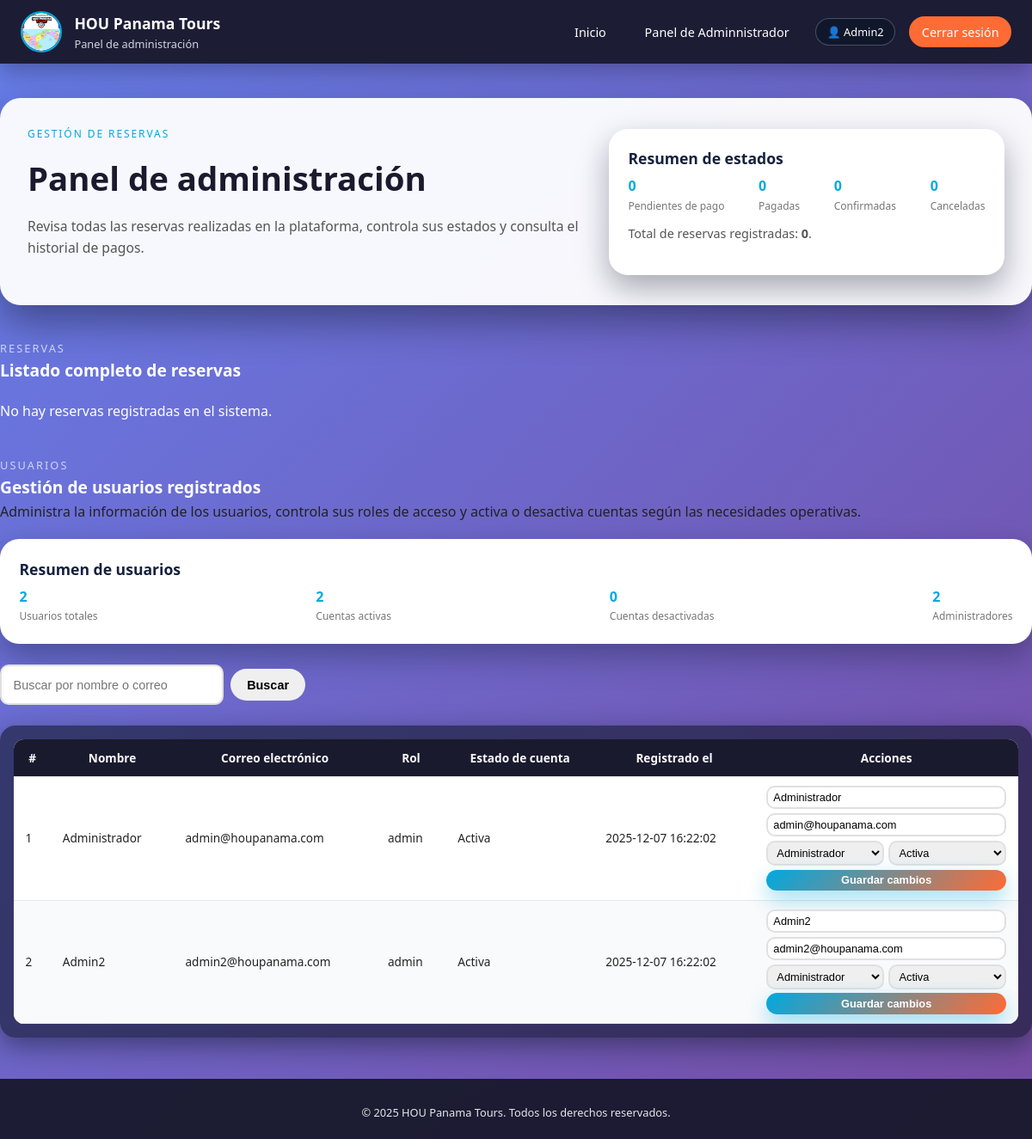
Page /admin.php (signed in) on the committed database.
### tables this page shows
CREATE TABLE usuarios (
  id INT AUTO_INCREMENT PRIMARY KEY,
  nombre VARCHAR(100) NOT NULL,
  email VARCHAR(120) NOT NULL UNIQUE,
  password_hash VARCHAR(255) NOT NULL,
  rol ENUM('usuario','admin') NOT NULL DEFAULT 'usuario',
  activo TINYINT(1) NOT NULL DEFAULT 1,
  creado_en DATETIME NOT NULL DEFAULT CURRENT_TIMESTAMP
);

### admin.php (the view, shortened to what this page needs)
<?php
require_once 'config.php';
$stmt = $pdo->prepare("SELECT id, nombre, email, rol FROM usuarios WHERE id = ?");
$stmt->execute([$_SESSION['user_id']]);
$usuario = $stmt->fetch(PDO::FETCH_ASSOC);
$stmt = $pdo->prepare("
    SELECT
        r.*,
        u.nombre  AS usuario_nombre,
        u.email   AS usuario_email,
        d.nombre  AS destino_nombre,
        d.provincia AS destino_provincia
    FROM reservas r
    INNER JOIN usuarios u ON r.id_usuario = u.id
    INNER JOIN destinos d ON r.id_destino = d.id
    ORDER BY r.creado_en DESC
");
$stmt->execute();
$reservas = $stmt->fetchAll(PDO::FETCH_ASSOC);
$resumen_estados = [
    'Pendiente de Pago' => 0,
    'Pagado'            => 0,
    'Confirmado'        => 0,
    'Cancelado'         => 0,
];
$buscar_usuario = trim($_GET['buscar_usuario'] ?? '');
$sql_usuarios = "SELECT id, nombre, email, rol, activo, creado_en FROM usuarios";
$params_usuarios = [];
$sql_usuarios .= " ORDER BY creado_en DESC";
$stmt_usuarios = $pdo->prepare($sql_usuarios);
$stmt_usuarios->execute($params_usuarios);
$usuarios = $stmt_usuarios->fetchAll(PDO::FETCH_ASSOC);
$resumen_usuarios = [
    'total'     => count($usuarios),
    'activos'   => 0,
    'inactivos' => 0,
    'admins'    => 0,
];
foreach ($usuarios as $u) {
    if ((int)$u['activo'] === 1) {
        $resumen_usuarios['activos']++;
    } else {
        $resumen_usuarios['inactivos']++;
    }
    if ($u['rol'] === 'admin') {
        $resumen_usuarios['admins']++;
    }
}
?>
<!DOCTYPE html>
<html lang="es">
<head>
    <link rel="stylesheet" href="css/style.css">
</head>
<body>
<header class="header">
    <div class="header-inner">
        <div class="brand" onclick="window.location.href='index.php'" style="cursor:pointer;">
            <div class="brand-logo">
                <img src="Imagenes/empresas_hou.jpg"
                alt="HOU Panama Tours"
                style="width:100%;height:100%;object-fit:cover;border-radius:50%;">
            </div>
            <div>
                <div class="brand-title">HOU Panama Tours</div>
                <div class="brand-subtitle">Panel de administración</div>
            </div>
        </div>
        <nav class="nav">
            <a href="index.php">Inicio</a>
            <a href="admin.php">Panel de Adminnistrador</a>
            <span class="user-pill"> 👤 <?php echo htmlspecialchars($usuario['nombre']); ?></span>
            <a href="index.php?logout=1" class="nav-cta">Cerrar sesión</a>
        </nav>
    </div>
</header>
<section class="hero">
    <div class="hero-grid">
        <div>
            <p class="hero-kicker">Gestión de reservas</p>
            <h1 class="hero-title">Panel de administración</h1>
            <p class="hero-subtitle">
                Revisa todas las reservas realizadas en la plataforma, controla sus estados
                y consulta el historial de pagos.
            </p>
        </div>
        <div>
            <div class="card">
                <div class="card-content">
                    <h3 class="card-title">Resumen de estados</h3>
                    <div class="card-stats">
                        <div>
                            <div class="stat-value"><?php echo (int)$resumen_estados['Pendiente de Pago']; ?></div>
                            <div class="stat-label">Pendientes de pago</div>
                        </div>
                        <div>
                            <div class="stat-value"><?php echo (int)$resumen_estados['Pagado']; ?></div>
                            <div class="stat-label">Pagadas</div>
                        </div>
                        <div>
                            <div class="stat-value"><?php echo (int)$resumen_estados['Confirmado']; ?></div>
                            <div class="stat-label">Confirmadas</div>
                        </div>
                        <div>
                            <div class="stat-value"><?php echo (int)$resumen_estados['Cancelado']; ?></div>
                            <div class="stat-label">Canceladas</div>
                        </div>
                    </div>
                    <p class="card-description" style="margin-top:0.7rem;">
                        Total de reservas registradas: <strong><?php echo count($reservas); ?></strong>.
                    </p>
                </div>
            </div>
        </div>
    </div>
</section>
<section class="section">
    <div class="section-header">
        <p class="section-kicker">Reservas</p>
        <h2 class="section-title">Listado completo de reservas</h2>
    </div>
    <?php if (empty($reservas)): ?>
        <p style="color:#fff;margin-top:0.5rem;">
            No hay reservas registradas en el sistema.
        </p>
    <?php endif; ?>
</section>
<section class="section">
    <div class="section-header">
        <p class="section-kicker">Usuarios</p>
        <h2 class="section-title">Gestión de usuarios registrados</h2>
        <p class="section-description">
            Administra la información de los usuarios, controla sus roles de acceso
            y activa o desactiva cuentas según las necesidades operativas.
        </p>
    </div>
    <div class="card" style="margin-bottom:1.5rem;">
        <div class="card-content">
            <h3 class="card-title">Resumen de usuarios</h3>
            <div class="card-stats">
                <div>
                    <div class="stat-value"><?php echo (int)$resumen_usuarios['total']; ?></div>
                    <div class="stat-label">Usuarios totales</div>
                </div>
                <div>
                    <div class="stat-value"><?php echo (int)$resumen_usuarios['activos']; ?></div>
                    <div class="stat-label">Cuentas activas</div>
                </div>
                <div>
                    <div class="stat-value"><?php echo (int)$resumen_usuarios['inactivos']; ?></div>
                    <div class="stat-label">Cuentas desactivadas</div>
                </div>
                <div>
                    <div class="stat-value"><?php echo (int)$resumen_usuarios['admins']; ?></div>
                    <div class="stat-label">Administradores</div>
                </div>
            </div>
        </div>
    </div>
    <form method="get" style="margin-bottom:1rem;display:flex;gap:0.5rem;align-items:center;flex-wrap:wrap;">
        <input
            type="text"
            name="buscar_usuario"
            value="<?php echo htmlspecialchars($buscar_usuario); ?>"
            placeholder="Buscar por nombre o correo"
            class="form-input"
            style="max-width:260px;"
        >
        <button type="submit" class="btn btn-secondary">Buscar</button>
    </form>
    <?php if (empty($usuarios)): ?>
        <p style="color:#fff;margin-top:0.5rem;">
            No hay usuarios registrados que coincidan con el criterio de búsqueda.
        </p>
    <?php else: ?>
        <div class="table-wrapper">
            <table class="table">
                <thead>
                    <tr>
                        <th>#</th>
                        <th>Nombre</th>
                        <th>Correo electrónico</th>
                        <th>Rol</th>
                        <th>Estado de cuenta</th>
                        <th>Registrado el</th>
                        <th>Acciones</th>
                    </tr>
                </thead>
                <tbody>
                <?php foreach ($usuarios as $u): ?>
                    <tr>
                        <td><?php echo (int)$u['id']; ?></td>
                        <td><?php echo htmlspecialchars($u['nombre']); ?></td>
                        <td><?php echo htmlspecialchars($u['email']); ?></td>
                        <td><?php echo htmlspecialchars($u['rol']); ?></td>
                        <td><?php echo (int)$u['activo'] === 1 ? 'Activa' : 'Desactivada'; ?></td>
                        <td><?php echo htmlspecialchars($u['creado_en']); ?></td>
                        <td>
                            <form method="post" style="display:flex;flex-direction:column;gap:0.3rem;min-width:220px;">
                                <input
                                    type="text"
                                    name="nombre"
                                    value="<?php echo htmlspecialchars($u['nombre']); ?>"
                                    class="form-input"
                                    style="padding:0.25rem 0.4rem;font-size:0.8rem;"
                                    placeholder="Nombre completo"
                                >
                                <input
                                    type="email"
                                    name="email"
                                    value="<?php echo htmlspecialchars($u['email']); ?>"
                                    class="form-input"
                                    style="padding:0.25rem 0.4rem;font-size:0.8rem;"
                                    placeholder="Correo electrónico"
                                >
                                <div style="display:flex;gap:0.3rem;">
                                    <select name="rol" class="form-input" style="padding:0.25rem 0.4rem;font-size:0.8rem;">
                                        <option value="admin" <?php echo $u['rol']==='admin'?'selected':''; ?>>Administrador</option>
                                    </select>
                                    <select name="activo" class="form-input" style="padding:0.25rem 0.4rem;font-size:0.8rem;">
                                        <option value="1" <?php echo (int)$u['activo']===1?'selected':''; ?>>Activa</option>
                                    </select>
                                </div>
                                <button type="submit" class="btn btn-primary" style="padding:0.3rem 0.6rem;font-size:0.8rem;">
                                    Guardar cambios
                                </button>
                            </form>
                        </td>
                    </tr>
                <?php endforeach; ?>
                </tbody>
            </table>
        </div>
    <?php endif; ?>
</section>
<footer class="footer">
    <p>© <?php echo date('Y'); ?> HOU Panama Tours. Todos los derechos reservados.</p>
</footer>
</body>
</html>

### style.css (style rules this page uses)
* { box-sizing: border-box; margin: 0; padding: 0; }
:root { --primary: #00A9E0; --secondary: #FF6B35; --dark: #1a1a2e; --light: #f8f9fa; --accent: #16213e; }
body { font-family: 'Segoe UI', Tahoma, Geneva, Verdana, sans-serif; background: linear-gradient(135deg, #667eea 0%, #764ba2 100%); color: #222; line-height: 1.6; }
a { color: inherit; text-decoration: none; }
img { max-width: 100%; display: block; }
.header { background: rgba(26, 26, 46, 0.96); color: #fff; position: sticky; top: 0; z-index: 50; box-shadow: 0 10px 25px rgba(0, 0, 0, 0.25); }
.header-inner { max-width: 1200px; margin: 0 auto; padding: 0.8rem 1.5rem; display: flex; align-items: center; justify-content: space-between; gap: 1rem; }
.brand { display: flex; align-items: center; gap: 0.9rem; }
.brand-logo { width: 48px; height: 48px; border-radius: 50%; overflow: hidden; border: 2px solid var(--primary); }
.brand-title { font-weight: 700; font-size: 1.1rem; }
.brand-subtitle { font-size: 0.8rem; color: #d1d5db; }
.nav { display: flex; align-items: center; gap: 1rem; }
.nav a { font-size: 0.9rem; padding: 0.4rem 0.9rem; border-radius: 999px; position: relative; }
.nav a::after { content: ""; position: absolute; bottom: -5px; left: 0; width: 0; height: 2px; background: var(--primary); transition: width 0.25s; }
.nav-cta { background: var(--secondary); color: #fff; border-radius: 25px; }
.user-pill { font-size: 0.8rem; padding: 0.3rem 0.8rem; border-radius: 999px; background: rgba(15, 23, 42, 0.8); border: 1px solid rgba(148, 163, 184, 0.4); display: inline-flex; align-items: center; gap: 0.4rem; }
.hero { max-width: 1200px; margin: 2.5rem auto; padding: 2rem; background: rgba(255, 255, 255, 0.95); border-radius: 24px; box-shadow: 0 20px 45px rgba(15, 23, 42, 0.45); }
.hero-grid { display: grid; grid-template-columns: minmax(0, 1.4fr) minmax(0, 1fr); gap: 2rem; align-items: center; }
.hero-kicker { text-transform: uppercase; letter-spacing: 0.16em; font-size: 0.75rem; color: var(--primary); margin-bottom: 0.75rem; }
.hero-title { font-size: clamp(2.1rem, 3.2vw, 2.6rem); font-weight: 700; color: var(--dark); margin-bottom: 0.75rem; }
.hero-subtitle { font-size: 0.98rem; color: #555; margin-bottom: 1.4rem; }
.btn { display: inline-flex; align-items: center; justify-content: center; padding: 0.65rem 1.2rem; border-radius: 999px; border: none; cursor: pointer; font-size: 0.9rem; font-weight: 600; transition: transform 0.2s, box-shadow 0.2s, opacity 0.2s; }
.btn-primary { background: linear-gradient(135deg, var(--primary), var(--secondary)); color: white; box-shadow: 0 10px 25px rgba(0, 169, 224, 0.4); }
.section { margin: 2.5rem auto; max-width: 1200px; }
.section-header { margin-bottom: 1.2rem; }
.section-title { font-size: 1.2rem; font-weight: 700; color: #fff; }
.section-kicker { font-size: 0.8rem; text-transform: uppercase; letter-spacing: 0.16em; color: #cbd5f5; }
.card { background: white; border-radius: 22px; overflow: hidden; box-shadow: 0 15px 35px rgba(15, 23, 42, 0.35); display: flex; flex-direction: column; }
.card-content { padding: 1.3rem 1.4rem 1.4rem; }
.card-title { font-size: 1.1rem; font-weight: 700; margin-bottom: 0.35rem; color: var(--accent); }
.card-description { font-size: 0.9rem; color: #555; margin-bottom: 0.9rem; }
.card-stats { display: flex; justify-content: space-between; gap: 0.75rem; font-size: 0.8rem; }
.stat-value { font-size: 1rem; font-weight: bold; color: var(--primary); }
.stat-label { font-size: 0.75rem; color: #777; }
.form-input, .form-select, textarea { width: 100%; padding: 0.85rem; border-radius: 10px; border: 2px solid #e0e0e0; font-size: 0.9rem; }
.table-wrapper { background: rgba(15, 23, 42, 0.6); border-radius: 18px; padding: 1rem; box-shadow: 0 10px 30px rgba(15, 23, 42, 0.5); margin-top: 1.5rem; }
.table { width: 100%; border-collapse: collapse; font-size: 0.85rem; background: white; border-radius: 12px; overflow: hidden; }
.table thead { background: var(--dark); color: #f9fafb; }
.table th, .table td { padding: 0.65rem 0.85rem; border-bottom: 1px solid #e5e7eb; }
.table tr:nth-child(even) td { background: #f9fafb; }
.table tr:nth-child(odd) td { background: #fff; }
.footer { margin-top: 3rem; padding: 1.8rem 1rem 1.3rem; font-size: 0.8rem; color: #e5e7eb; text-align: center; background: rgba(26, 26, 46, 0.96); }

### rows in the picture
usuarios: nombre "Admin2", id "2", email "admin2@houpanama.com", rol "admin", shows "Activa", creado_en "2025-12-07 16:22:02", rol "Administrador", activo "Activa"
usuarios: id "1", nombre "Administrador", email "admin@houpanama.com", rol "admin", shows "Activa", creado_en "2025-12-07 16:22:02", rol "Administrador", activo "Activa"

### other values in the picture
$resumen_estados['Pendiente de Pago'] "0"
$resumen_estados['Pagado'] "0"
$resumen_estados['Confirmado'] "0"
$resumen_estados['Cancelado'] "0"
count($reservas) "0"
$resumen_usuarios['total'] "2"
$resumen_usuarios['activos'] "2"
$resumen_usuarios['inactivos'] "0"
$resumen_usuarios['admins'] "2"
